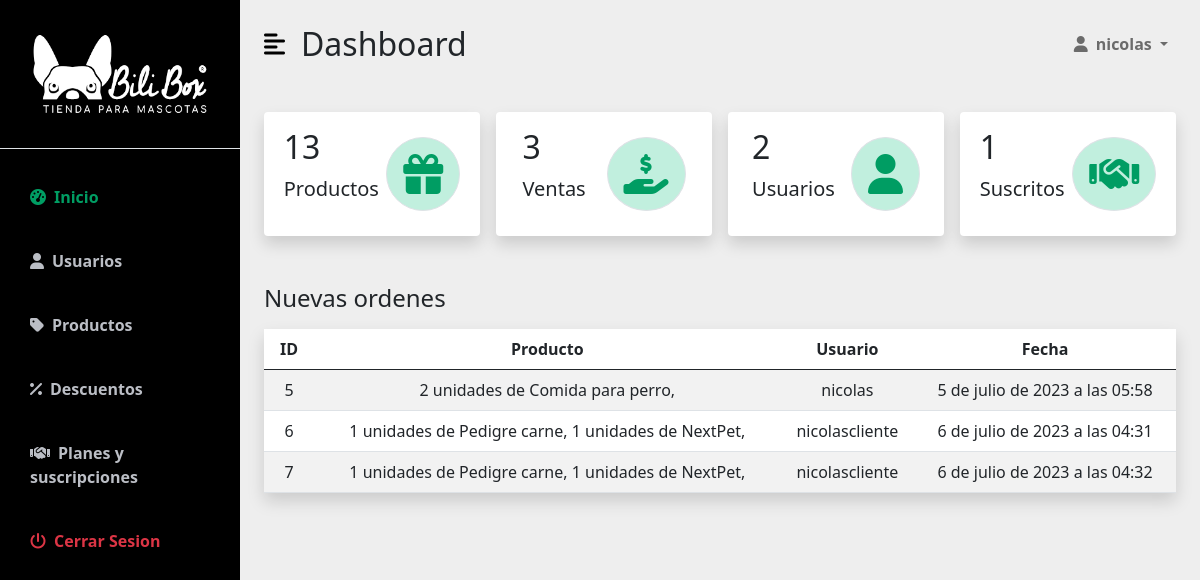
The page /dash_admin/ (signed in) on the database as committed earlier.
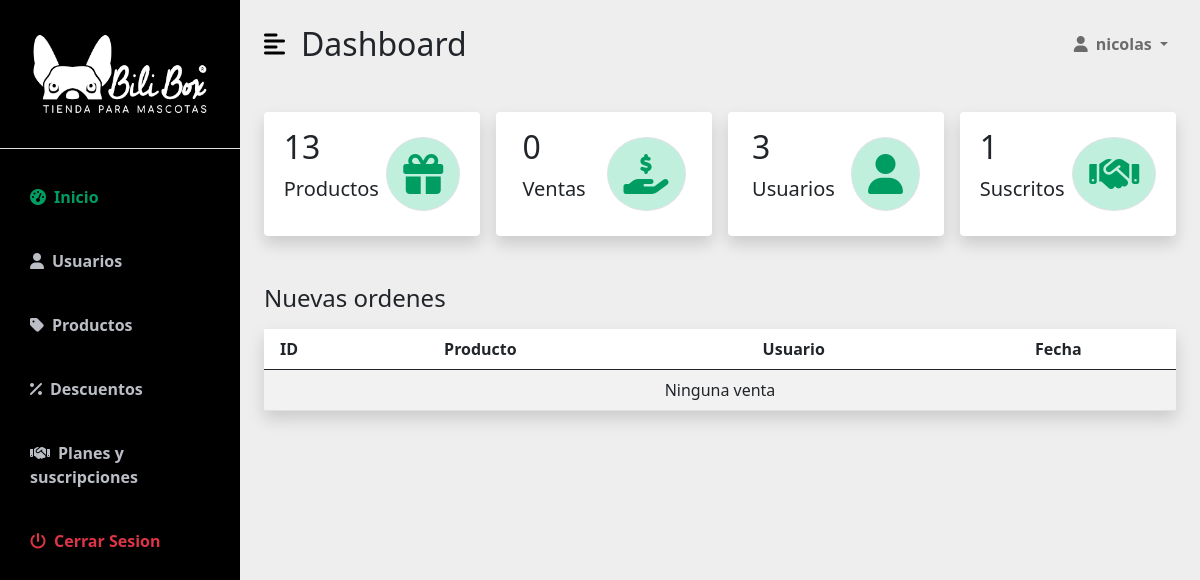
The same page on the database as committed later.
### AppPedidos/models.py (models this page shows, shortened)
class Pedido(models.Model):
    user = models.ForeignKey(User, on_delete=models.CASCADE,related_name='pedidos')
    created_at = models.DateTimeField(auto_now_add=True)
    total = models.IntegerField()
    class Meta:
        db_table = 'pedidos' #Como se va a ver en la basen de datos
        verbose_name ='pedido'
        verbose_name_plural ='pedidos'

class DetallePedido(models.Model):
    user = models.ForeignKey(User, on_delete=models.CASCADE,related_name='detalle_pedido')
    producto = models.ForeignKey(Articulo, on_delete=models.CASCADE)
    pedido = models.ForeignKey(Pedido, on_delete=models.CASCADE)
    cantidad = models.IntegerField(default=1)
    created_at = models.DateTimeField(auto_now_add=True)
    def __str__(self):
        return f'{self.cantidad} unidades de {self.producto.nombre}, '
    class Meta:
        db_table = 'detalle_pedido' #Como se va a ver en la basen de datos
        verbose_name ='detalle_pedido'
        verbose_name_plural ='detalle_pedidos'

### App/models.py (models this page shows, shortened)
class Articulo(models.Model):
    imagen = models.ImageField(upload_to='articulos/')
    nombre = models.CharField(max_length=50)
    descripcion = models.CharField(max_length=200, null=True, blank=True)
    precio = models.IntegerField()
    seccion = models.CharField( max_length=30)
    stock = models.IntegerField()
    created = models.DateTimeField(auto_now_add=True)
    updated = models.DateTimeField(auto_now_add=True)
    class Meta:
        verbose_name = 'articulo'
        verbose_name_plural = 'articulos'

### AppDashboardAdmin/views.py (the view)
# urls.py: path('', views.inicio, name='inicio'),
@login_required
def inicio(request):
    if request.user.is_staff:
        usuarios = User.objects.all()
        user_cant = usuarios.count()
        productos = Articulo.objects.all()
        cantidad_Producto = productos.count()
        pedidos = Pedido.objects.all()
        cantidad_pedidos = pedidos.count()
        detalle = DetallePedido.objects.all()
        cantidad_suscritos = Suscripcion.objects.count()
        ctx = {
            'producto_cant':cantidad_Producto,
            'pedidos_cant': cantidad_pedidos,
            'usuarios_cant': user_cant,
            'pedidos':pedidos,
            'detalle':detalle,
            'suscritos_cant':cantidad_suscritos,
        }
        return render(request,'dash_admin/inicio.html',ctx)
    else:
        return redirect(to='index')

### AppCarro/context_processor.py (called while the page is built)
def importe_total_carro(request):
    total=0
    try:
      if request.user.is_authenticated:
        for key, value in request.session["carro"].items():
          total = total + (int(value["precio"]) * value["cantidad"])
      else:
        pass
    except:
      pass
    return {'importe_total_carro':total}

### AppDashboardAdmin/templates/dash_admin/inicio.html (shortened to what this page needs)
{% extends "dash_admin/base_dash_admin.html" %}
{% load static %}
{% block content %}
<nav class="navbar navbar-expand-lg navbar-light bg-transparent py-4 px-4">
    <div class="d-flex align-items-center">
        <i class="fas fa-align-left primary-text fs-4 me-3" id="menu-toggle"></i>
        <h2 class="fs-2 m-0">Dashboard</h2>
    </div>
    <div class="collapse navbar-collapse" id="navbarSupportedContent">
        <ul class="navbar-nav ms-auto mb-2 mb-lg-0">
            <li class="nav-item dropdown">
                <a class="nav-link dropdown-toggle second-text fw-bold" href="#" id="navbarDropdown" role="button"
                    data-bs-toggle="dropdown" aria-expanded="false">
                    <i class="fas fa-user me-2"></i>{{user}}
                </a>
            </li>
        </ul>
    </div>
</nav>
<div class="container-fluid px-4">
    <div class="row g-3 my-2">
        <div class="col-md-3">
            <div class="p-3 bg-white shadow d-flex justify-content-around align-items-center rounded">
                <div>
                    <h3 class="fs-2">{{producto_cant}}</h3>
                    <p class="fs-5">Productos</p>
                </div>
                <i class="fas fa-gift fs-1 primary-text border rounded-full secondary-bg p-3"></i>
            </div>
        </div>
        <div class="col-md-3">
            <div class="p-3 bg-white shadow d-flex justify-content-around align-items-center rounded">
                <div>
                    <h3 class="fs-2">{{pedidos_cant}}</h3>
                    <p class="fs-5">Ventas</p>
                </div>
                <i class="fas fa-hand-holding-usd fs-1 primary-text border rounded-full secondary-bg p-3"></i>
            </div>
        </div>
        <div class="col-md-3">
            <div class="p-3 bg-white shadow d-flex justify-content-around align-items-center rounded">
                <div>
                    <h3 class="fs-2">{{usuarios_cant}}</h3>
                    <p class="fs-5">Usuarios</p>
                </div>
                <i class="fa-solid fa-user fs-1 primary-text border rounded-full secondary-bg p-3"></i>
            </div>
        </div>
        <div class="col-md-3">
            <div class="p-3 bg-white shadow d-flex justify-content-around align-items-center rounded">
                <div>
                    <h3 class="fs-2">{{suscritos_cant}}</h3>
                    <p class="fs-5">Suscritos</p>
                </div>
                <i class="fa-solid fa-handshake fs-1 primary-text border rounded-full secondary-bg p-3"></i>
            </div>
        </div>
    </div>
    <div class="row my-5">
        <h3 class="fs-4 mb-3">Nuevas ordenes</h3>
        <div class="table-responsive-sm ">
            <table class=" table table-striped text-center shadow" style="background-color: white;">
                <thead>
                    <tr>
                        <th scope="col" width="50">ID</th>
                        <th scope="col">Producto</th>
                        <th scope="col">Usuario</th>
                        <th scope="col">Fecha</th>
                    </tr>
                </thead>
                <tbody>
                    {% if pedidos %}
                        {% for pedido in pedidos  %}
                        <tr>
                            <td>{{pedido.id}}</td>
                            <td>
                                {% for i in detalle %}
                                    {% if pedido.user == i.user %}
                                        {{i}}
                                    {% endif %}
                                {% endfor %}
                            </td>
                            <td>{{pedido.user}}</td>
                            <td>{{pedido.created_at}}</td>
                        </tr>
                        {% endfor %}
                    {% else %}
                    <td colspan="4">Ninguna venta</td>
                    {% endif %}
                </tbody>
            </table>
        </div>
    </div>
</div>
{% endblock %}

Rows that differ between the two databases and show on the page:
removed Pedido: id "5", user "nicolas", created_at "5 de julio de 2023 a las 05:58"
removed DetallePedido: cantidad+producto "2 unidades de Comida para perro,", shown under "5"
removed Pedido: id "6", user "nicolascliente", created_at "6 de julio de 2023 a las 04:31"
removed DetallePedido: cantidad+producto "1 unidades de Pedigre carne,"
removed DetallePedido: cantidad+producto "1 unidades de NextPet,"
removed Pedido: id "7", user "nicolascliente", created_at "6 de julio de 2023 a las 04:32"
Other text that changed with them:
{{ pedidos_cant }}: "3" → "0"
{{ usuarios_cant }}: "2" → "3"
text now shown: "Ninguna venta"
